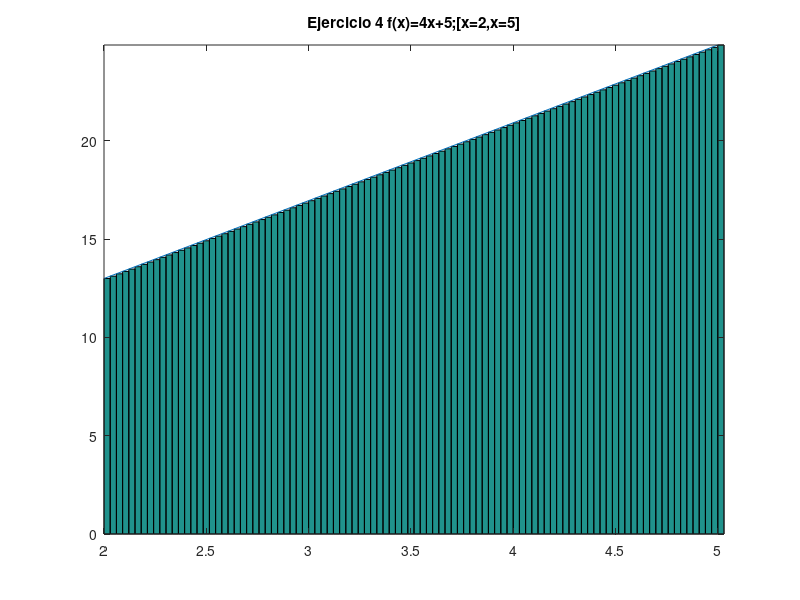

Write MATLAB code to recreate this figure.
% Octave Script
% Title			:Sumatoria de Riemann_supeiores_e_inferiores.
% Description		:Script para desarrrollar el ejericio 4 de la actividad Sumatoria de Riemann_supeiores_e_inferiores.
% Author		:Luis Gerardo Cardozo Carranza (Gerard_CRS) luiscardozo161002@gmail.com
% Date			:20210429
% sion		        :1
% Usage			:octave> /path/Sumatoria de Riemann_supeiores_e_inferiores_Luis Gerardo Cardozo Carranza_3202
% Notes			:Requiere aplicacion octave-online usar en consola preferentemente. 
%program execution page :https://octave-online.net

% Sumatoria de Riemann_supeiores_e_inferiores Ejercicio 4 f(x)=4x+5;[x=2,x=5]
%Limpiar variables.
%limpia la pantalla y las variables.
clc, clear
%define los intervalos y el numero de rectangulos.
a = 2;
b = 5;
n = 100;
%determina la longitud de la base o el incremento de x.
base = (b-a)/n;
%definicion de la funcion.
x =a:base:(b-base);
%y esta representada por la variable altura
altura=(4*x)+5;
%calcula el valor de cada uno de los rectangulos.
area = base*altura;
%estable    la    linea   que   forma  la funcion
x2 = linspace(2,5,100);
y2 = (4*x)+5;
%inicio del  intervalo, fin del intervalo, numero 
%de rectangulos.
xa = linspace(2,5,100);
yab =(4*x)+5;

%dibuja una  grafica de barras una a lado de otra 
%sin espacios
g = bar(xa,yab,'histc');

%permite continuar  graficando  despues de que ya 
%exista un grafica trazada
hold on

%Grafica la funcion
plot(x2,y2);

%Asigna un nombre a la grafica 
title("Ejercicio 4 f(x)=4x+5;[x=2,x=5]");

%ajusta la grafica a los datos.
axis tight
